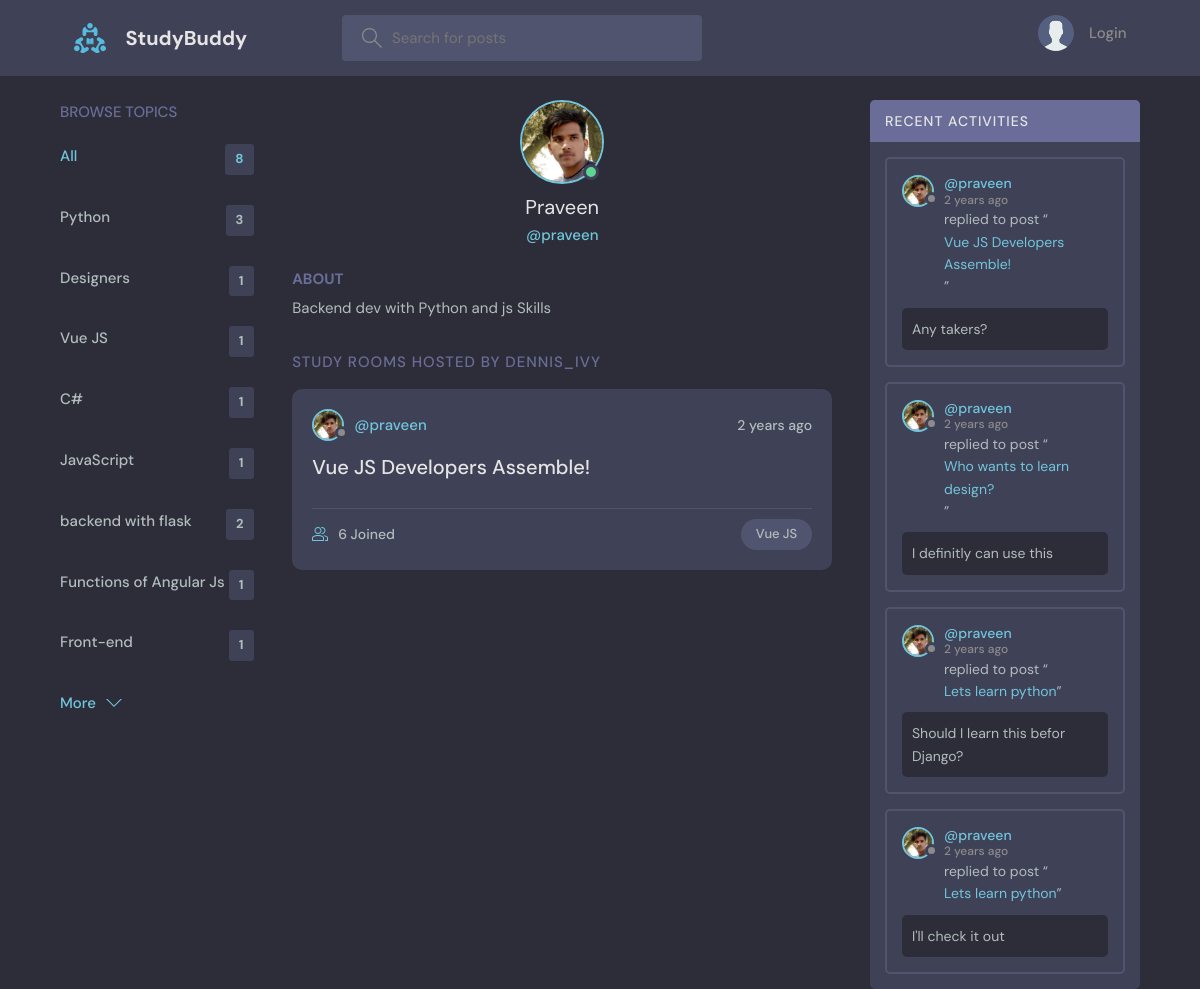
The app's page /profile/2/ with its own data.
### base/models.py (models this page shows, shortened)
class Topic(models.Model):
    name = models.CharField(max_length=200)

class User(AbstractUser):
    name = models.CharField(max_length=200, null=True)
    email = models.EmailField(unique=True, null=True)
    bio = models.TextField(null=True)
    avatar = models.ImageField(null=True, default="avatar.svg")
    USERNAME_FIELD = 'email'
    REQUIRED_FIELDS = []

class Room(models.Model):
    host = models.ForeignKey(User, on_delete=models.SET_NULL, null=True)
    topic = models.ForeignKey(Topic, on_delete=models.SET_NULL, null=True)
    name = models.CharField(max_length=200)
    description = models.TextField(null=True, blank=True)
    participants = models.ManyToManyField(
        User, related_name='participants', blank=True)
    updated = models.DateTimeField(auto_now=True)
    created = models.DateTimeField(auto_now_add=True)
    class Meta:
        ordering = ['-updated', '-created']
    def __str__(self):
        return self.name

class Message(models.Model):
    user = models.ForeignKey(User, on_delete=models.CASCADE)
    room = models.ForeignKey(Room, on_delete=models.CASCADE)
    body = models.TextField()
    updated = models.DateTimeField(auto_now=True)
    created = models.DateTimeField(auto_now_add=True)
    class Meta:
        ordering = ['-updated', '-created']

### base/views.py (the view)
# urls.py: path('profile/<str:pk>/', views.userProfile, name="user-profile"),
def userProfile(request, pk):
    user = User.objects.get(id=pk)
    rooms = user.room_set.all()
    room_messages = user.message_set.all()
    topics = Topic.objects.all()
    context = {'user': user, 'rooms': rooms,
               'room_messages': room_messages, 'topics': topics}
    return render(request, 'base/profile.html', context)

### base/templates/base/profile.html (shortened to what this page needs)
{% extends 'main.html' %}
{% block content %}
<main class="profile-page layout layout--3">
  <div class="container">
    {% include 'base/topics_component.html' %}
    <div class="roomList">
      <div class="profile">
        <div class="profile__avatar">
          <div class="avatar avatar--large active">
            <img src="{{user.avatar.url}}" />
          </div>
        </div>
        <div class="profile__info">
          <h3>{{user.name}}</h3>
          <p>@{{user.username}}</p>
        </div>
        <div class="profile__about">
          <h3>About</h3>
          <p>
            {{user.bio}}
          </p>
        </div>
      </div>
      <div class="roomList__header">
        <div>
          <h2>Study Rooms Hosted by dennis_ivy</a>
          </h2>
        </div>
      </div>
      {% include 'base/feed_component.html' %}
    </div>
    {% include 'base/activity_component.html' %}
  </div>
</main>
{% endblock content %}

### templates/main.html (shortened to what this page needs)
<!DOCTYPE html>
{% load static %}
<html lang="en">
<head>
    <link rel="stylesheet" href="{% static 'styles/style.css' %}" />
</head>
<body>
    {% include 'navbar.html' %}
    {% block content %}
    {% endblock %}
</body>
</html>

### templates/navbar.html (shortened to what this page needs)
{% load static %}
<header class="header header--loggedIn">
    <div class="container">
        <a href="{% url 'home' %}" class="header__logo">
            <img src="{% static 'images/logo.svg' %}" />
            <h1>StudyBuddy</h1>
        </a>
        <form class="header__search" method="GET" action="{% url 'home' %}">
            <label>
                <input name="q" placeholder="Search for posts" />
            </label>
        </form>
        <nav class="header__menu">
            {% if request.user.is_authenticated %}
            <div class="header__user">
                <a href="{% url 'update-user' %}">
                    <div class="avatar avatar--medium active">
                        <img src="{{request.user.avatar.url}}" />
                    </div>
                    <p>{{request.user.username}} <span>@{{request.user.username}}</span></p>
                </a>
                <button class="dropdown-button">
                    <svg version="1.1" xmlns="http://www.w3.org/2000/svg" width="32" height="32" viewBox="0 0 32 32">
                        <title>chevron-down</title>
                        <path d="M16 21l-13-13h-3l16 16 16-16h-3l-13 13z"></path>
                    </svg>
                </button>
            </div>
            {% else %}
            <a href="{% url 'login' %}">
                <img src="{% static 'images/avatar.svg' %}" />
                <p>Login</p>
            </a>
            {% endif %}
        </nav>
    </div>
</header>

### base/templates/base/topics_component.html
<div class="topics">
    <div class="topics__header">
        <h2>Browse Topics</h2>
    </div>
    <ul class="topics__list">
        <li>
            <a href="{% url 'home' %}" class="active">All <span>{{topics.count}}</span></a>
        </li>
        {% for topic in topics %}
        <li>
            <a href="{% url 'home' %}?q={{topic.name}}">{{topic.name}}<span>{{topic.room_set.all.count}}</span></a>
        </li>
        {% endfor %}
    </ul>
    <a class="btn btn--link" href="{% url 'topics' %}">
        More
        <svg version="1.1" xmlns="http://www.w3.org/2000/svg" width="32" height="32" viewBox="0 0 32 32">
            <title>chevron-down</title>
            <path d="M16 21l-13-13h-3l16 16 16-16h-3l-13 13z"></path>
        </svg>
    </a>
</div>

### base/templates/base/feed_component.html (shortened to what this page needs)
{% for room in rooms %}
<div class="roomListRoom">
    <div class="roomListRoom__header">
        <a href="{% url 'user-profile' room.host.id %}" class="roomListRoom__author">
            <div class="avatar avatar--small">
                <img src="{{room.host.avatar.url}}" />
            </div>
            <span>@{{room.host.username}}</span>
        </a>
        <div class="roomListRoom__actions">
            <span>{{room.created|timesince}} ago</span>
        </div>
    </div>
    <div class="roomListRoom__content">
        <a href="{% url 'room' room.id %}">{{room.name}}</a>
    </div>
    <div class="roomListRoom__meta">
        <a href="{% url 'room' room.id %}" class="roomListRoom__joined">
            {{room.participants.all.count}} Joined
        </a>
        <p class="roomListRoom__topic">{{room.topic.name}}</p>
    </div>
</div>
{% endfor %}

### base/templates/base/activity_component.html (shortened to what this page needs)
<div class="activities">
    <div class="activities__header">
        <h2>Recent Activities</h2>
    </div>
    {% for message in room_messages %}
    <div class="activities__box">
        <div class="activities__boxHeader roomListRoom__header">
            <a href="{% url 'user-profile' message.user.id %}" class="roomListRoom__author">
                <div class="avatar avatar--small">
                    <img src="{{message.user.avatar.url}}" />
                </div>
                <p>
                    @{{message.user.username}}
                    <span>{{message.created|timesince}} ago</span>
                </p>
            </a>
        </div>
        <div class="activities__boxContent">
            <p>replied to post “<a href="{% url 'room' message.room.id %}">{{message.room}}</a>”</p>
            <div class="activities__boxRoomContent">{{message.body}}</div>
        </div>
    </div>
    {% endfor %}
</div>

### records on screen
Topic: name "Python", room_set.all.count "3"
Topic: name "Designers", room_set.all.count "1"
Topic: name "Vue JS", room_set.all.count "1"
Topic: name "C#", room_set.all.count "1"
Topic: name "JavaScript", room_set.all.count "1"
Topic: name "backend with flask", room_set.all.count "2"
Topic: name "Functions of Angular Js", room_set.all.count "1"
Topic: name "Front-end", room_set.all.count "1"
User: avatar (picture), name "Praveen", username "praveen", bio "Backend dev with Python and js Skills"
Room: host.avatar (picture), host.username "praveen", created "2 years", name "Vue JS Developers Assemble!", participants.all.count "6", topic.name "Vue JS"
Message: user.avatar (picture), user.username "praveen", created "2 years", room "Vue JS Developers Assemble!", body "Any takers?"
Message: user.avatar (picture), user.username "praveen", created "2 years", room "Who wants to learn design?", body "I definitly can use this"
Message: user.avatar (picture), user.username "praveen", created "2 years", room "Lets learn python", body "Should I learn this befor Django?"
Message: user.avatar (picture), user.username "praveen", created "2 years", room "Lets learn python", body "I'll check it out"

### other values on screen
{{ topics.count }} "8"
